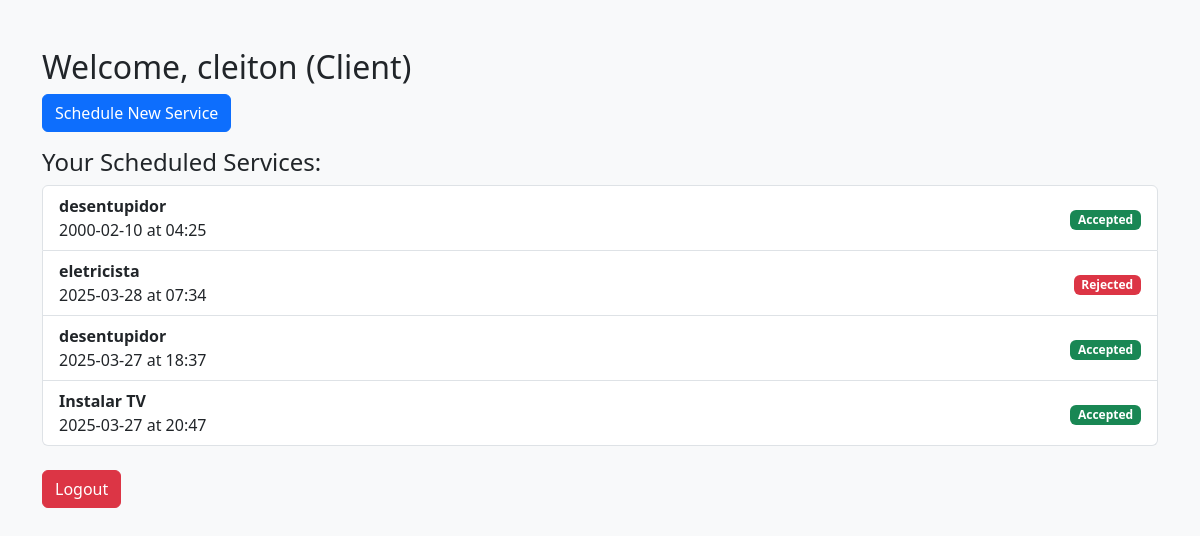
The page /dashboard_client (signed in) on the database its author committed.
### app/models.py (models this page shows)
class User(UserMixin, db.Model):
    __tablename__ = 'users'
    id = db.Column(db.Integer, primary_key=True)
    username = db.Column(db.String(100), nullable=False)
    email = db.Column(db.String(120), unique=True, nullable=False)
    password = db.Column(db.String(200), nullable=False)
    role = db.Column(db.String(50), nullable=False)  # Client or Professional
    is_active = db.Column(db.Boolean, default=True)
    services = db.relationship('Service', backref='client', lazy=True)

class Service(db.Model):
    __tablename__ = 'services'
    id = db.Column(db.Integer, primary_key=True)
    description = db.Column(db.String(200), nullable=False)
    date = db.Column(db.String(20), nullable=False)
    time = db.Column(db.String(10), nullable=False)
    status = db.Column(db.String(20), default='Pending')  # Pending, Accepted, Rejected
    client_id = db.Column(db.Integer, db.ForeignKey('users.id'), nullable=False)

### app/routes.py (the view)
@main.route('/dashboard_client')
@login_required
def dashboard_client():
    if current_user.role != 'Client':
        return redirect(url_for('main.login'))
    services = Service.query.filter_by(client_id=current_user.id).all()
    return render_template('dashboard_client.html', user=current_user, services=services)

### app/__init__.py (called while the page is built)
def create_app():
    app = Flask(__name__)
    app.config['SECRET_KEY'] = 'segredo123'
    app.config['SQLALCHEMY_DATABASE_URI'] = 'sqlite:///database.db'
    app.config['SQLALCHEMY_TRACK_MODIFICATIONS'] = False
    db.init_app(app)
    login_manager.init_app(app)
    login_manager.login_view = 'main.login'
    from .models import User
    @login_manager.user_loader
    def load_user(user_id):
        return User.query.get(int(user_id))
    from . import models
    from .routes import main as main_blueprint
    app.register_blueprint(main_blueprint)
    with app.app_context():
        db.create_all()
    return app

### app/templates/dashboard_client.html
{% extends 'base.html' %}
{% block content %}
<h2>Welcome, {{ user.username }} (Client)</h2>
<a href="{{ url_for('main.schedule_service') }}" class="btn btn-primary mb-3">Schedule New Service</a>
{% if services %}
    <h4>Your Scheduled Services:</h4>
    <ul class="list-group">
        {% for service in services %}
        <li class="list-group-item d-flex justify-content-between align-items-center">
            <div>
                <strong>{{ service.description }}</strong><br>
                {{ service.date }} at {{ service.time }}
            </div>
            <div>
                {% if service.status == 'Accepted' %}
                    <span class="badge bg-success">Accepted</span>
                {% elif service.status == 'Rejected' %}
                    <span class="badge bg-danger">Rejected</span>
                {% else %}
                    <span class="badge bg-warning text-dark">Pending</span>
                {% endif %}
            </div>
        </li>
        {% endfor %}
    </ul>
{% else %}
    <p>You have no services scheduled.</p>
{% endif %}
<a href="{{ url_for('main.logout') }}" class="btn btn-danger mt-4">Logout</a>
{% endblock %}

### app/templates/base.html (shortened to what this page needs)
<!DOCTYPE html>
<html lang="pt-br">
<head>
    <link href="https://cdn.jsdelivr.net/npm/bootstrap@5.3.0/dist/css/bootstrap.min.css" rel="stylesheet">
</head>
<body class="bg-light">
    <div class="container mt-5">
        {% block content %}{% endblock %}
    </div>
</body>
</html>

### rows shown on the page
User: username "cleiton"
Service: description "desentupidor", date "2000-02-10", time "04:25", status "Accepted"
Service: description "eletricista", date "2025-03-28", time "07:34", status "Rejected"
Service: description "desentupidor", date "2025-03-27", time "18:37", status "Accepted"
Service: description "Instalar TV", date "2025-03-27", time "20:47", status "Accepted"
